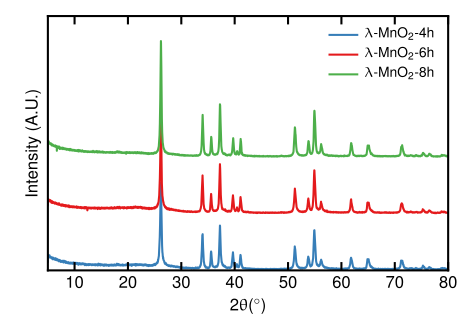

Write Python code to recreate this figure.
import numpy as np
import matplotlib.pyplot as plt

import mpltex


##### Preparation #####
# File names
name = []
name.append('./Regular/MnO2-4-100.USR')
name.append('./Regular/MnO2-6-100.USR')
name.append('./Regular/MnO2-8-100.USR')
# Label names
labels = []
labels.append(r'$\lambda$-MnO$_2$-4h')
labels.append(r'$\lambda$-MnO$_2$-6h')
labels.append(r'$\lambda$-MnO$_2$-8h')
# Read data
data = []
for i in xrange(len(name)):
    data.append(np.loadtxt(name[i], skiprows=8))
# Y-axis shift
yShift = np.zeros_like(data[0])
x, y = np.shape(data[0])
for i in xrange(x):
    yShift[i, 1] = 20000
for i in xrange(len(name)):
    data[i] += yShift * i

##### Plotting #####
@mpltex.presentation_decorator
def plot(data, name):
    fig, ax = plt.subplots()
    for i in xrange(len(name)):
        ax.plot(data[i][:,0], data[i][:,1], label=labels[i])

    ax.set_xlim(5, 80)

    ax.set_yticks([]) # Hide yticks

    ax.legend(loc='best')
    ax.set_ylabel('Intensity (A.U.)')
    ax.set_xlabel(r'2$\theta$($^{\circ}$)')

    plt.show()


plot(data, name)
